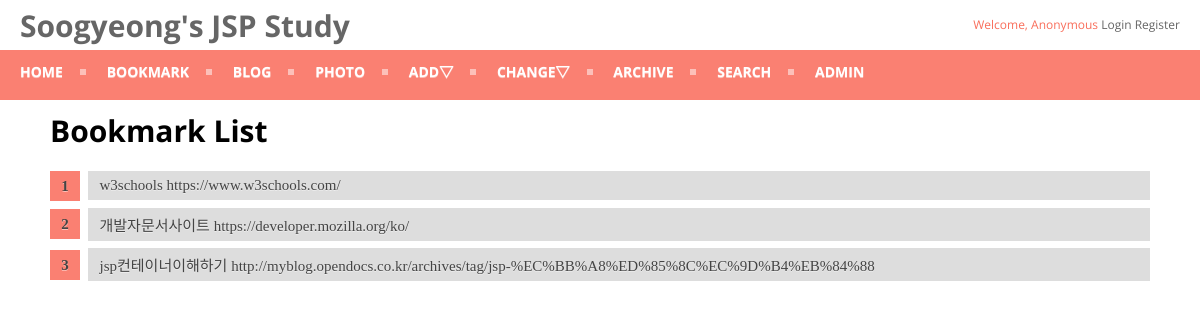
Screenshot of /bookmark/ with the database file from the repository.
### bookmark/models.py (models this page shows)
class Bookmark(models.Model):
    title = models.CharField(max_length=100, blank=True, null=True)
    url = models.URLField('url', unique=True)
    def __str__(self):
        return "%s %s" %(self.title, self.url)

### bookmark/views.py (the view)
class BookmarkLV(ListView):
    model = Bookmark

### bookmark/templates/bookmark/bookmark_list.html (shortened to what this page needs)
{% extends "base.html" %}
{% load staticfiles %}
{% block extrastyle %}{% static "css/bookmark_list.css" %}{% endblock %}
{% block content %}
<body>
<div id="content">
    <h1>Bookmark List</h1>
    <ul class="rectangle-list">
        {% for bookmark in object_list %}
            <li><a href="{% url 'bookmark:detail' bookmark.id %}">{{ bookmark }}</a></li>
        {% endfor %}
    </ul>
</div>
</body>
{% endblock %}

### static/css/base.css (style rules this page uses)
body { margin:0px; font-family: 'Open Sans', sans-serif; font-size:15px; }
div#content { position: absolute; top: 90px; left: 50px; right: 50px; }
a:link, a:visited { color: #369; text-decoration: none; }

### bookmark/static/css/bookmark_list.css (style rules this page uses)
ul { font: 15px 'trebuchet MS', 'lucida sans'; padding: 0; margin-bottom: 4em; text-shadow: 0 1px 0 rgba(255,255,255,.5); counter-reset: li; list-style: none; *list-style: decimal; }
.rectangle-list a { position: relative; display: block; padding: .4em .4em .4em .8em; *padding: .4em; margin: .5em 0 .5em 2.5em; background: #ddd; color: #444; text-decoration: none; transition: all .3s ease-out; }
.rectangle-list a:before { content: counter(li); counter-increment: li; position: absolute; left: -2.5em; top: 50%; margin-top: -1em; background: #fa8072; height: 2em; width: 2em; line-height: 2em; text-align: center; font-weight: bold; }
.rectangle-list a:after { position: absolute; content: ''; border: .5em solid transparent; left: -1em; top: 50%; margin-top: -.5em; transition: all .3s ease-out; }

### rows the page displays
Bookmark: title+url "w3schools https://www.w3schools.com/"
Bookmark: title+url "개발자문서사이트 https://developer.mozilla.org/ko/"
Bookmark: title+url "jsp컨테이너이해하기 http://myblog.opendocs.co.kr/archives/tag/jsp-%EC%BB%A8%ED%85%8C%EC%9D%B4%EB%84%88"
